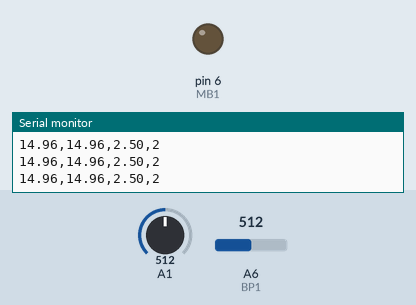
Simulated run of this sketch. Board: Arduino Nano, built with avr-gcc and run on an emulated ATmega328P. Parts: output pins drawn as LEDs (lit = HIGH), the last lines printed to the serial monitor. The test bench sets the inputs (shaded band); at power-on: A6 (BP1) = 512, A1 = 512.

Above: at 1.2 s.
1.3 s: A6 (BP1) set to 14
4.3 s: A6 (BP1) set to 11
5.9 s: A6 (BP1) set to 122
At 7.4 s:
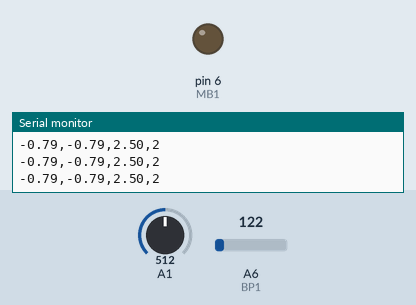
7.8 s: A6 (BP1) set to 0
At 8.4 s:
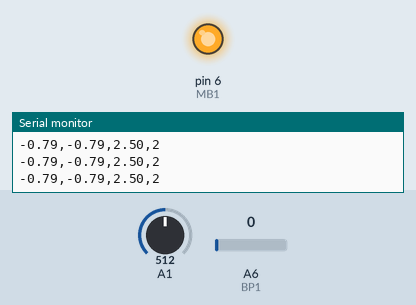
Timing chart, 0 to 10.4 s (numbered marks = the images above; inputs shaded):
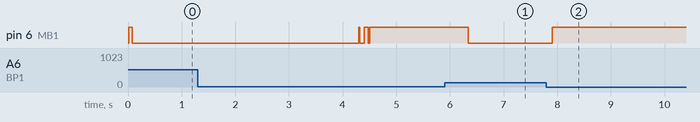

Measured:
- after the input at 5.9 s, pin 6 (MB1): HIGH → LOW after 0.44 s
- after the input at 7.8 s, pin 6 (MB1): LOW → HIGH after 0.10 s

The sketch:

BoardDiag.ino
```cpp
#include <AutoPID.h>
#include "MovingAverageFilter.h"
#include "SetPointPot.h"

MovingAverageFilter filter(1000);

float kp = 2.0;
float ki = 1.0;
float kd = 0;

float ts = 100;
float trise = 5; //ms
float tfall = 5; //ms

double p1_bar;
double on_time;
double setp = 0.50;

const int BP1 = A6;
const int MB1 = 6;
int tic = 0;
int pressure1;

unsigned long cur_time;
unsigned long pre_time;

bool switch_on;
bool real_switch;

AutoPIDRelay controller(&p1_bar, &setp, &switch_on, ts, kp, ki, kd);

SetPointPot set_point_pot(15, 0, 5);

void setup() {
  pinMode(MB1, OUTPUT);
  pinMode(BP1, INPUT);
  controller.setTimeStep(10);
  Serial.begin(115200);
  cur_time = millis();
  pre_time = millis();
}

void loop() {
  pressure1 = analogRead(BP1);
  float raw_p1_bar = pressure1*0.03163 - 1.2372;
  p1_bar = filter.getValue(raw_p1_bar);

  setp = set_point_pot.getSetPoint();

  controller.run();
  double pulse = controller.getPulseValue() * ts;

  if(pulse < (trise+tfall)){
    real_switch = false;
  }
  else if(pulse > (ts-trise-tfall)){
    real_switch = true;
  }
  else{
    real_switch = switch_on;
  }
  digitalWrite(MB1,real_switch);

  tic++;
  if(tic==100){
    tic=0;
    //Serial.print(micros()); Serial.print(", ");
    Serial.print(p1_bar); Serial.print(",");
    Serial.print(raw_p1_bar); Serial.print(",");
    Serial.print(setp); Serial.print(",");
//    Serial.print(pulse); Serial.print(", ");
//    Serial.print(switch_on); Serial.print(", ");
    Serial.print(real_switch + 2); Serial.print('\n');
  }
}
```

MovingAverageFilter.cpp
```cpp
#include "MovingAverageFilter.h"

MovingAverageFilter::MovingAverageFilter(int filter_size)
{
	current_index = 0;
	this->filter_size = filter_size;
	values = new float[filter_size];
	current_average = 0.0f;

	for (int i = 0; i < filter_size; i++)
	{
		values[i] = 0.0f;
	}
}

MovingAverageFilter::~MovingAverageFilter()
{
	delete[] values;
}

float MovingAverageFilter::getOldestValue()
{
	return values[current_index];
}

void MovingAverageFilter::setNewValue(float value)
{
	values[current_index] = value;

	current_index = (current_index + 1) % filter_size;
}

float MovingAverageFilter::getValue(float value)
{
	float removed_value = getOldestValue();
	setNewValue(value);

	current_average -= removed_value / filter_size;
	current_average += value / filter_size;

	return current_average;
}
```

MovingAverageFilter.h
```cpp
#ifndef MOVING_AVERAGE_FILTER_H
#define MOVING_AVERAGE_FILTER_H

class MovingAverageFilter
{
private:
	float* values;
	float current_average;
	int filter_size;
	int current_index;

	float getOldestValue();

	void setNewValue(float value);

public:
	MovingAverageFilter(int filter_size);

	~MovingAverageFilter();

	float getValue(float value);
};

#endif
```

SetPointPot.cpp
```cpp
#include "Arduino.h"
#include "SetPointPot.h"

SetPointPot::SetPointPot(int analog_input_pin, float min_val, float max_val)
{
	min = min_val;
	max = max_val;
	pin = analog_input_pin;
}

float SetPointPot::getSetPoint()
{
	return (float(analogRead(pin)) / 1023) * (max - min) + min;
}
```

SetPointPot.h
```cpp
#ifndef POT_SET_POINT_H
#define POT_SET_POINT_H

class SetPointPot
{
private:
	float min, max;
	int pin;


public:
	SetPointPot(int analog_input_pin, float min_val, float max_val);

	float getSetPoint();

};

#endif
```
